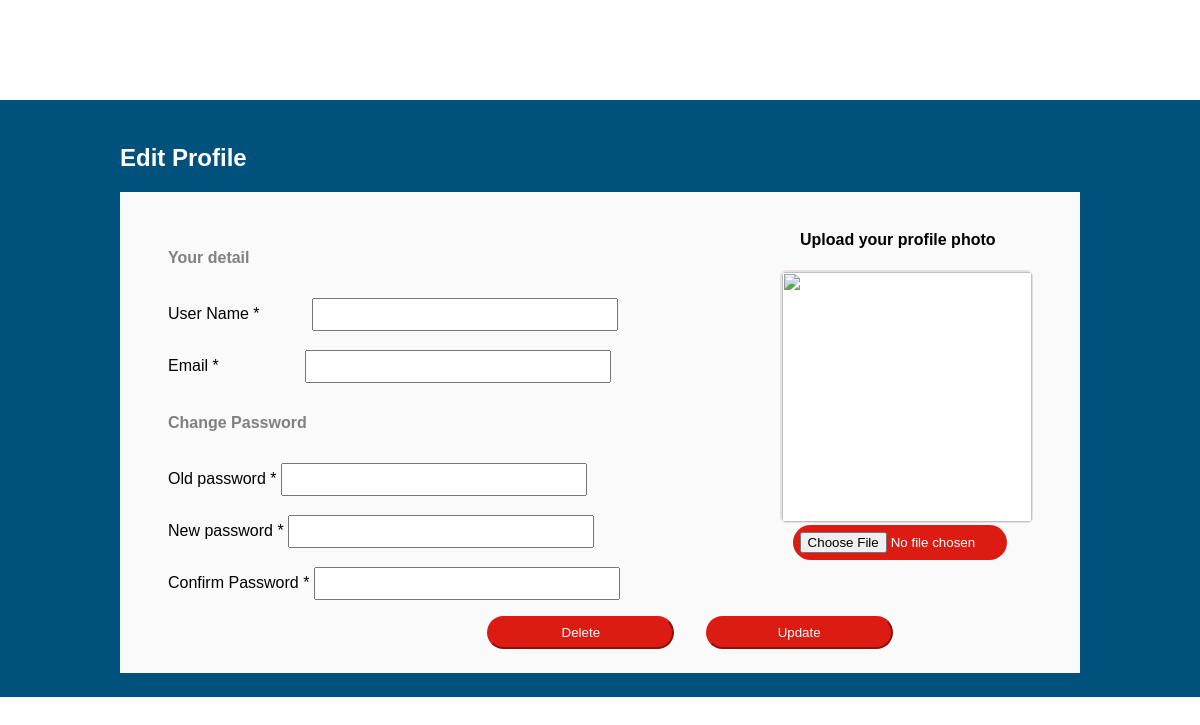
/editprofile/6 (signed in), run on an earlier commit of the app's database.
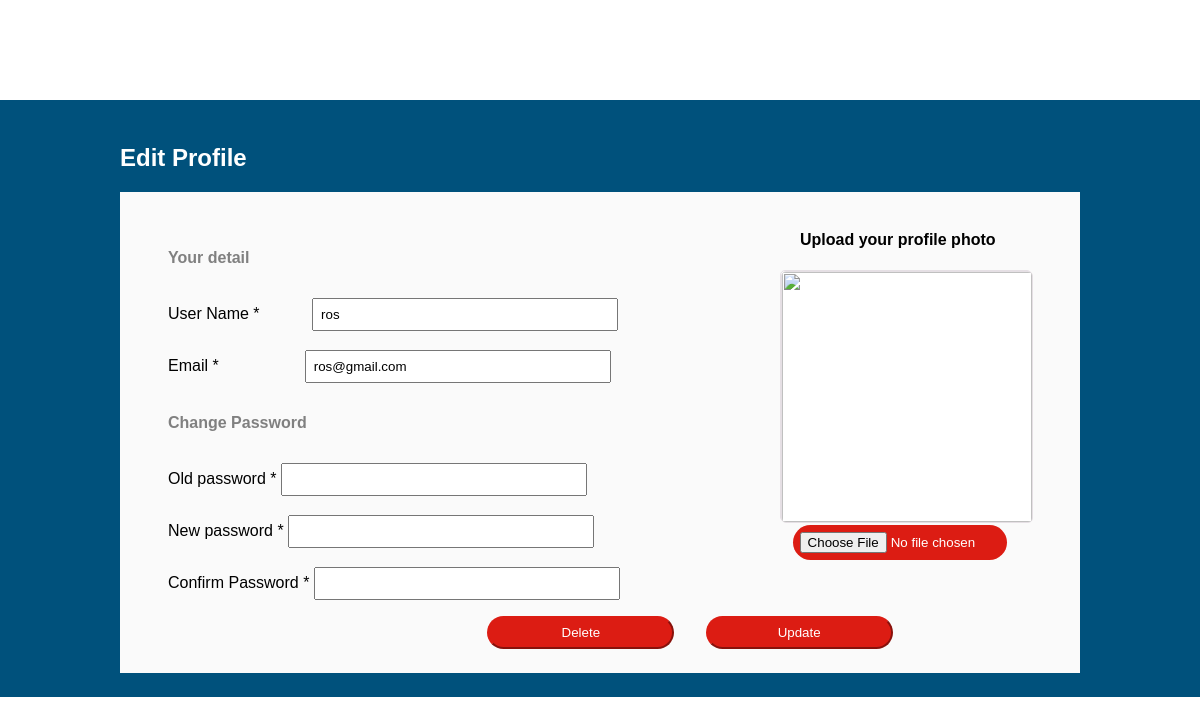
And on a later commit of the database.
### models.py (models this page shows)
class Users(db.Model, UserMixin):
    id = db.Column(db.Integer,  primary_key = True, nullable = False)
    email = Column(String, nullable=False, unique = True)
    username = Column(String, nullable=False)
    role = Column(String, nullable=False)
    password = Column(String, nullable=False)
    profile_pic = Column(BLOB, nullable=False)
    mimetype = Column(String, nullable=False)
    status = Column(Boolean, nullable=False)
    created_at = Column(DateTime, server_default = func.now(), nullable=False)
    updated_at = Column(DateTime, server_default = func.now(), server_onupdate = func.now(), nullable=False)
    poster = db.relationship('Posts', backref=backref('poster'), cascade = 'all, delete')
    reporter = db.relationship('Reports', backref=backref('reporter'), cascade = 'all, delete')
    bookmarker = db.relationship('Bookmarks', backref=backref('bookmarker'), cascade = 'all, delete')
    notifier = db.relationship('Notifications', backref=backref('notifier'), cascade = 'all, delete')

### app.py (the view, shortened to what this page needs)
@app.route("/editprofile/<user_id>", methods = ['GET', 'POST'])
@login_required
def edit_profile(user_id):
    edit_form = EditForm()
    user = Users.query.get(user_id)
    return render_template("EditProfile.html", edit_form = edit_form, user = user)

### webforms.py
class EditForm(FlaskForm):
    username = StringField("Username", validators=[DataRequired()])
    email = EmailField("Email Address", validators=[DataRequired()])
    old_password = PasswordField("Old Password", validators=[DataRequired()])
    password = PasswordField("Password")
    confirm_password = PasswordField("Confirm Password", validators=[EqualTo('password', "Password is not same")])
    profile = FileField("choose image")
    update = SubmitField("Update")
    delete = SubmitField("Delete")

### app.py (called while the page is built)
@login_manager.user_loader
def load_user(user_id):
    return Users.query.get(int(user_id))

### templates/EditProfile.html (shortened to what this page needs)
<!DOCTYPE html>
<html lang="en">
<head>
  <link rel="stylesheet" type="text/css" href="/static/style.css">
</head>
<body>
  <link rel="stylesheet" href="https://cdnjs.cloudflare.com/ajax/libs/font-awesome/5.13.1/css/all.min.css"
 />
  <div class="container" style="padding: 2% 10%; background-color: #00517C">
    <div class="my-5">
      <h2 style="color: white">Edit Profile</h2>
    </div>
    <form action="{{ url_for('edit_profile', user_id = user.id) }}" method="post"  enctype="multipart/form-data" class="file-upload">
      <br>
      <div style="float: right; margin-right: 5%;">
        <h4 style="margin-left: 20px;">Upload your profile photo</h4>
        <div class="square position-relative display-2 mb-3">
          <img class="square position-relative display-2 mb-3" src="/{{user.id}}" alt="">
        </div>
        {{edit_form.profile(class="btn btn-danger-soft buttonA1", style="width: 200px",
        placeholder=edit_form.profile.label.text)}}
      </div>
      <div>
        <br>
        <h4 style="margin-left: 5%; color: gray;">Your detail</h4>
        <div>
          <label class="form-label">User Name *</label>
          {{edit_form.username(class = "form-control", value = user.username)}}
        </div>
        <div>
          <label for="inputEmail4" class="form-label">Email *</label>
          {{edit_form.email(style="margin-left: 8.5%;", class="form-control", value = user.email)}}
        </div>
      </div>
      <div class="col-xxl-6">
        <h4 style="margin-left: 5%; color: gray;">Change Password</h4>
        <div>
          <label for="exampleInputPassword1" class="form-label">Old password *</label>
          {{ edit_form.old_password(style="margin-left: 0%;", class="form-control")}}
        </div>
        <div>
          <label for="exampleInputPassword2" class="form-label">New password *</label>
          {{ edit_form.password(style="margin-left: 0%;", class="form-control")}}
        </div>
        <div>
          <label for="exampleInputPassword3" class="form-label">Confirm Password *</label>
          {{ edit_form.confirm_password(style="margin-left: 0%;", class="form-control")}}
        </div>
      </div>
      <div class="editbutton">
          {{edit_form.update(class="btn btn-primary btn-lg buttonA1")}}
          {{edit_form.delete(class="btn btn-danger btn-lg buttonN")}}
      </div>
      <br>
    </form>
  </div>
</body>
</html>

What changed in the data, as far as the page shows it:
added Users: username "ros", email "ros@gmail.com"
